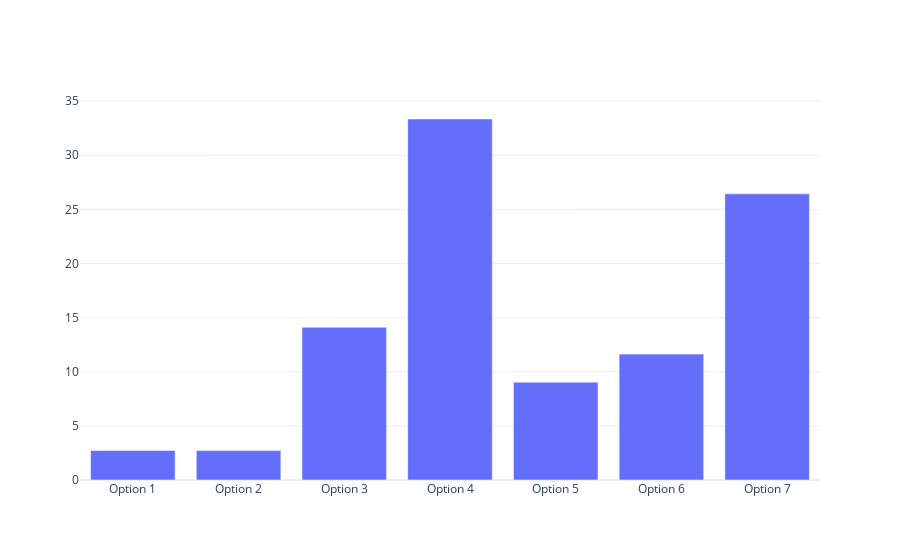

Notebook cell for this chart:
### Code cell
fig = go.Figure(data=[
    go.Bar(name='Frquency Variance', x=option_labels, y=counts/sum(counts)*100),
])
fig.update_layout(barmode='group', template="plotly_white",)
fig.show()

### Figure 1 — Plotly figure (JSON) as saved in the notebook; plotly's stock layout.template omitted (floating-point values rounded to 4 significant figures)
{"data": [{"name": "Frquency Variance", "type": "bar", "x": ["Option 1", "Option 2", "Option 3", "Option 4", "Option 5", "Option 6", "Option 7"], "y": [2.73, 2.714, 14.11, 33.35, 9.036, 11.63, 26.43]}], "layout": {"barmode": "group"}}
